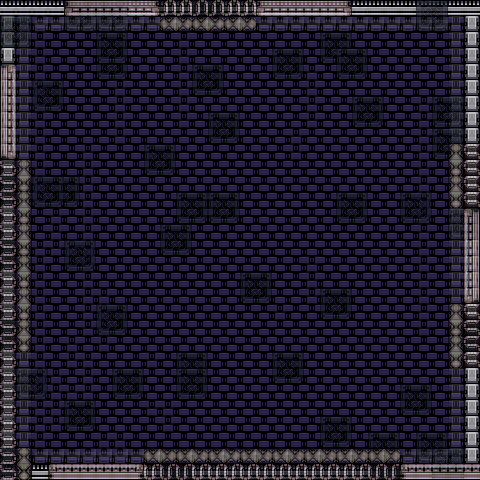

Below is a game level as drawn by its tile map, then a one-line description and the .tmx that defines it (tile-layer data replaced by summaries):
An orthogonal 30x30 tile map with 16x16 px tiles, 6 tile layers (Tile Layer 1, Tile Layer 3, Tile Layer 5, Tile Layer 2, ...).

<map version="1.0" tiledversion="2017.09.27" orientation="orthogonal" renderorder="right-down" width="30" height="30" tilewidth="16" tileheight="16" infinite="0" nextobjectid="1">
 <tileset firstgid="1" source="Sci-Fi16PX_Shadows.tsx" />
 <layer name="Tile Layer 1" width="30" height="30">
  <data>[900 cells, 900 non-empty, 7 distinct tile ids]</data>
 </layer>
 <layer name="Tile Layer 3" width="30" height="30" opacity="0.61">
  <data>[900 cells, 178 non-empty, 4 distinct tile ids]</data>
 </layer>
 <layer name="Tile Layer 5" width="30" height="30" opacity="0.62">
  <data>[900 cells, 44 non-empty, 4 distinct tile ids]</data>
 </layer>
 <layer name="Tile Layer 2" width="30" height="30" opacity="0.67">
  <data>[900 cells, 85 non-empty, 9 distinct tile ids]</data>
 </layer>
 <layer name="Tile Layer 6" width="30" height="30" opacity="0.19">
  <data>[900 cells, 108 non-empty, 6 distinct tile ids]</data>
 </layer>
 <layer name="Tile Layer 4" width="30" height="30" opacity="0.26">
  <data>[900 cells, 900 non-empty, 4 distinct tile ids]</data>
 </layer>
</map>
